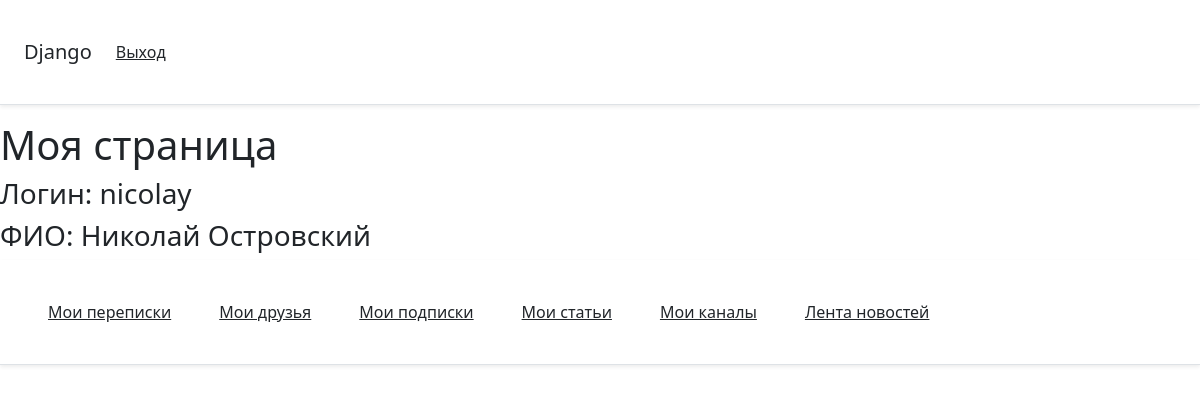
Page /4/channel5 on the committed database.
### main/models.py (models this page shows)
class StandartUser(models.Model):
    password = models.CharField(max_length=256)
    username = models.CharField('username', max_length=150)
    last_name = models.CharField(max_length=150)
    date_joined  = models.DateTimeField(auto_now=True)
    first_name = models.CharField(max_length=150)

### main/views.py (the view)
# urls.py: path('<int:id>/channel<int:channel_id>', views.mychannelpage, name='mychannelpage'),
def mychannelpage(request, id, channel_id):
    user = get_object_or_404(StandartUser, id=id)
    channel = get_object_or_404(Channel, id=channel_id)
    if request.method == 'POST':
        form = ArticlesChannelForm(request.POST)
        if form.is_valid():
            article = form.save(commit=False)
            article.channel = channel
            article.save()
            return redirect('mychannelpage', id=id, channel_id=channel_id)
    else:
        form = ArticlesChannelForm()
    articles = ArticleChannel.objects.filter(channel=channel_id)
    data = {
        'user': user,
        'channel': channel,
        'form': form,
        'articles': articles,
    }
    return render(request, 'user/mychannelpage.html', data)

### main/templates/user/mychannelpage.html (shortened to what this page needs)
{% extends 'user/userpage.html' %}

### main/templates/user/userpage.html (shortened to what this page needs)
{% extends 'user/base.html' %}
{% block body %}
<h1>Моя страница</h1>
<h3>Логин: {{ user.username }}</h3>
<h3 style="text-transform:capitalize">ФИО: {{ user.first_name }} {{ user.last_name }}</h3>
<div class="d-flex flex-column flex-md-row align-items-center p-3 px-md-4 mb-3 bg-white border-bottom shadow-sm">
    <a class="p-4 text-dark" href="mychats">Мои переписки</a>
    <a class="p-4 text-dark" href="myfriends">Мои друзья</a>
    <a class="p-4 text-dark" href="mysubscribes">Мои подписки</a>
    <a class="p-4 text-dark" href="myarticles">Мои статьи</a>
    <a class="p-4 text-dark" href="mychannels">Мои каналы</a>
    <a class="p-4 text-dark" href="news">Лента новостей</a>
</div>
{% endblock %}

### rows in the picture
StandartUser: username "nicolay", first_name "Николай", last_name "Островский"
